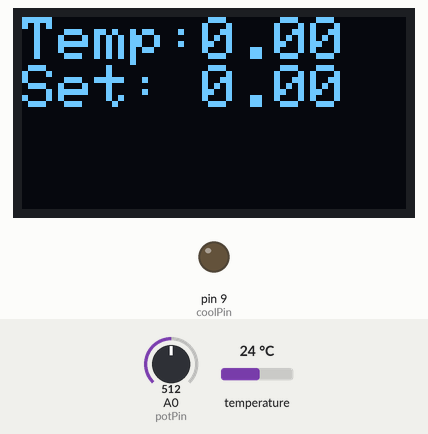
Simulated run of this sketch. Board: Arduino Uno, built with avr-gcc and run on an emulated ATmega328P. On the bench: 128×64 one-colour display, output pins drawn as LEDs (lit = HIGH). The inputs (shaded band) are chosen by the test bench; at power-on: temperature 24 °C, A0 (potPin) = 512. What the sketch prints to the serial monitor is not drawn.

Above: at 1.2 s.
1.3 s: temperature set to 12 °C
At 2.4 s:
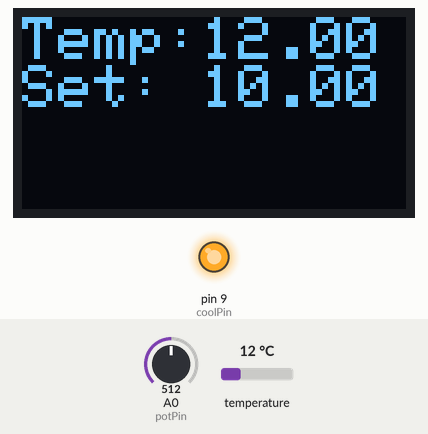
3.2 s: A0 (potPin) set to 656
At 6.0 s:
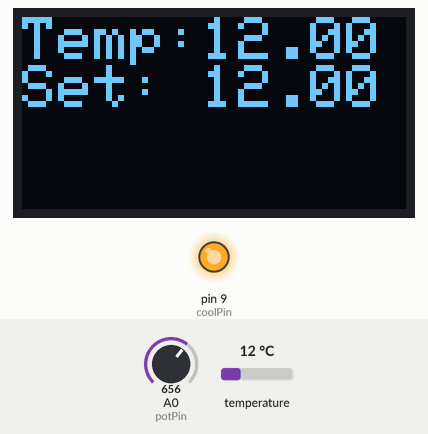
6.3 s: A0 (potPin) set to 682
At 8.4 s:
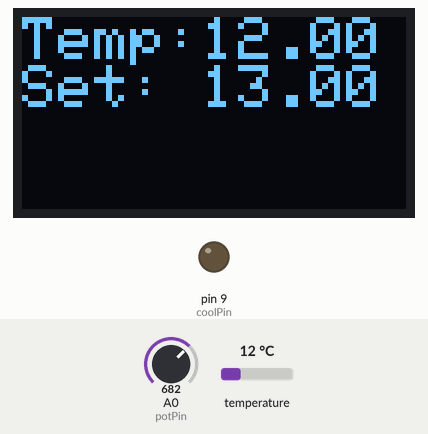
9.3 s: temperature set to 19 °C
At 11.0 s:
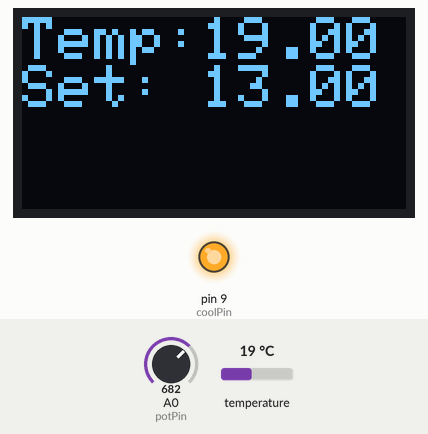
11.3 s: temperature set to 28 °C
At 12.8 s:
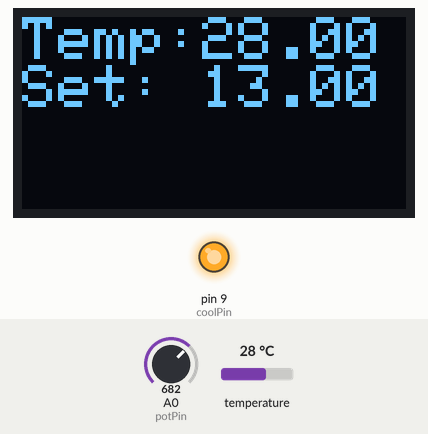
13.3 s: A0 (potPin) set to 511
At 15.3 s:
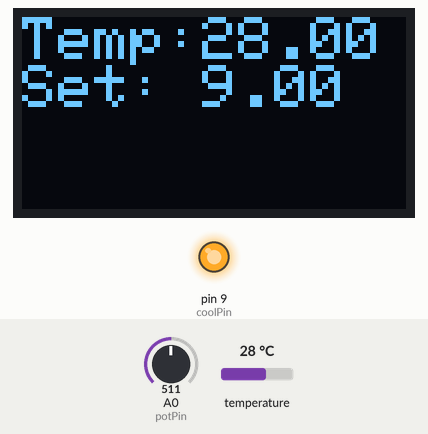
Timing chart, 0 to 16.8 s (numbered marks = the images above; inputs shaded):
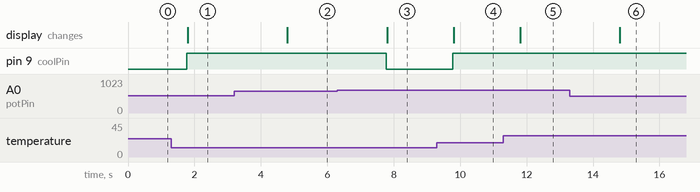

The sketch:

thermostatic_cooler_display.ino
```cpp
#include <OneWire.h>
#include <DallasTemperature.h>
#include <PID_v1.h>
#include <SPI.h>
#include <Wire.h>
#include <Adafruit_GFX.h>
#include <Adafruit_SSD1306.h>

const double minTemp = 0.0;
const double maxTemp = 20.0;

double kp = 1500;
double ki = 50.0;
double kd = 0.0;

const int tempPin = 2;
const int coolPin = 9;
const int potPin = A0;
const long period = 1000; // >750

OneWire oneWire(tempPin);
DallasTemperature sensors(&oneWire);
Adafruit_SSD1306 display(4);

double setTemp = 0.0;
double measuredTemp = 0.0;
double outputPower = 0.0;
long lastSampleTime = 0;

PID myPID(&measuredTemp, &outputPower, &setTemp, kp, ki, kd, REVERSE);

void setup() {
  pinMode(coolPin, OUTPUT);
  Serial.begin(9600);
  sensors.begin();
  myPID.SetSampleTime(1000); // (4)
  myPID.SetMode(AUTOMATIC);
  display.begin(SSD1306_SWITCHCAPVCC, 0x3c);
}

void loop() {
  long now = millis();
  if (now > lastSampleTime + period) {
      checkTemperature();
      lastSampleTime = now;
  }
  setTemp = readSetTempFromPot();
}

void checkTemperature() {
  measuredTemp = readTemp();
  Serial.print(measuredTemp);
  Serial.print(", ");
  Serial.print(setTemp);
  Serial.print(", ");
  Serial.println(outputPower);
  myPID.Compute();
  analogWrite(coolPin, outputPower);
  updateDisplay();
}

double readSetTempFromPot() {
  static double oldTemp = 0;
  int raw = analogRead(potPin);
  double temp = map(raw, 0, 1023, minTemp, maxTemp);
  if (oldTemp != temp) {
    updateDisplay();
    oldTemp = temp;
  }
  return temp;
}

double readTemp() {
  sensors.requestTemperatures();
  return sensors.getTempCByIndex(0);
}

void updateDisplay() {
  display.clearDisplay();
  display.setTextSize(2);
  display.setTextColor(WHITE);
  display.setCursor(0,0);
  display.print("Temp:");
  display.println(measuredTemp);
  display.print("Set: ");
  display.println(setTemp);
  display.display();
}
```

Measured:
- the behaviour switches between 664 and 665 on A0 (potPin) (found by bisection; images 2 and 3)
- after the input at 1.3 s, the display: changes after 0.50 s (image 1)
- after the input at 3.2 s, the display: changes after 1.6 s (image 2)
- after the input at 6.3 s, pin 9 (coolPin): HIGH → LOW after 1.5 s; the display: changes after 1.5 s (image 3)
- after the input at 9.3 s, pin 9 (coolPin): LOW → HIGH after 0.48 s; the display: changes after 0.50 s (image 4)
- after the input at 11.3 s, the display: changes after 0.51 s (image 5)
- after the input at 13.3 s, the display: changes after 1.5 s (image 6)
